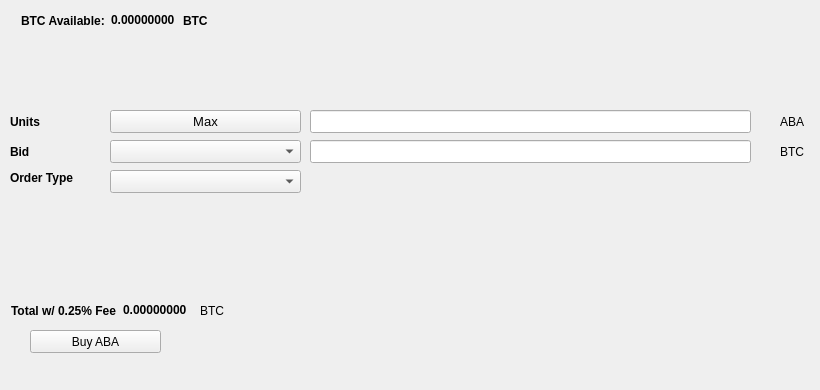
   <widget class="QWidget" name="BuyTab">
    <attribute name="title">
     <string>Buy</string>
    </attribute>
    <widget class="QPushButton" name="BuyXXX">
     <property name="geometry">
      <rect>
       <x>30</x>
       <y>330</y>
       <width>131</width>
       <height>23</height>
      </rect>
     </property>
     <property name="text">
      <string>Buy ABA</string>
     </property>
     <property name="icon">
      <iconset resource="../smrtc.qrc">
       <normaloff>:/icons/bitcoin</normaloff>:/icons/bitcoin</iconset>
     </property>
    </widget>
    <widget class="QLabel" name="label_3">
     <property name="geometry">
      <rect>
       <x>10</x>
       <y>110</y>
       <width>46</width>
       <height>23</height>
      </rect>
     </property>
     <property name="font">
      <font>
       <weight>75</weight>
       <bold>true</bold>
      </font>
     </property>
     <property name="text">
      <string>Units</string>
     </property>
    </widget>
    <widget class="QLineEdit" name="UnitsInput">
     <property name="geometry">
      <rect>
       <x>310</x>
       <y>110</y>
       <width>441</width>
       <height>23</height>
      </rect>
     </property>
     <property name="font">
      <font>
       <pointsize>9</pointsize>
       <weight>75</weight>
       <bold>true</bold>
      </font>
     </property>
    </widget>
    <widget class="QLineEdit" name="BuyBidPriceEdit">
     <property name="geometry">
      <rect>
       <x>310</x>
       <y>140</y>
       <width>441</width>
       <height>23</height>
      </rect>
     </property>
     <property name="font">
      <font>
       <pointsize>9</pointsize>
       <weight>75</weight>
       <bold>true</bold>
      </font>
     </property>
    </widget>
    <widget class="QLabel" name="label_4">
     <property name="geometry">
      <rect>
       <x>780</x>
       <y>110</y>
       <width>31</width>
       <height>23</height>
      </rect>
     </property>
     <property name="text">
      <string>ABA</string>
     </property>
    </widget>
    <widget class="QLabel" name="label_5">
     <property name="geometry">
      <rect>
       <x>780</x>
       <y>140</y>
       <width>31</width>
       <height>23</height>
      </rect>
     </property>
     <property name="text">
      <string>BTC</string>
     </property>
    </widget>
    <widget class="QLabel" name="label_6">
     <property name="geometry">
      <rect>
       <x>10</x>
       <y>140</y>
       <width>46</width>
       <height>23</height>
      </rect>
     </property>
     <property name="font">
      <font>
       <weight>75</weight>
       <bold>true</bold>
      </font>
     </property>
     <property name="text">
      <string>Bid</string>
     </property>
    </widget>
    <widget class="QLabel" name="label_7">
     <property name="geometry">
      <rect>
       <x>10</x>
       <y>170</y>
       <width>91</width>
       <height>16</height>
      </rect>
     </property>
     <property name="font">
      <font>
       <weight>75</weight>
       <bold>true</bold>
      </font>
     </property>
     <property name="text">
      <string>Order Type</string>
     </property>
    </widget>
    <widget class="QPushButton" name="Buy_Max_Amount">
     <property name="geometry">
      <rect>
       <x>110</x>
       <y>110</y>
       <width>191</width>
       <height>23</height>
      </rect>
     </property>
     <property name="font">
      <font>
       <pointsize>10</pointsize>
      </font>
     </property>
     <property name="text">
      <string>Max</string>
     </property>
    </widget>
    <widget class="QComboBox" name="BuyBidcomboBox">
     <property name="geometry">
      <rect>
       <x>110</x>
       <y>140</y>
       <width>191</width>
       <height>23</height>
      </rect>
     </property>
     <property name="font">
      <font>
       <pointsize>10</pointsize>
      </font>
     </property>
    </widget>
    <widget class="QComboBox" name="buyOrdertypeCombo">
     <property name="geometry">
      <rect>
       <x>110</x>
       <y>170</y>
       <width>191</width>
       <height>23</height>
      </rect>
     </property>
     <property name="font">
      <font>
       <pointsize>10</pointsize>
      </font>
     </property>
    </widget>
    <widget class="QWidget" name="layoutWidget1">
     <property name="geometry">
      <rect>
       <x>21</x>
       <y>11</y>
       <width>227</width>
       <height>19</height>
      </rect>
     </property>
     <layout class="QHBoxLayout" name="horizontalLayout_3">
      <item>
       <widget class="QLabel" name="label232">
        <property name="font">
         <font>
          <weight>75</weight>
          <bold>true</bold>
         </font>
        </property>
        <property name="text">
         <string>BTC Available:</string>
        </property>
       </widget>
      </item>
      <item>
       <widget class="QLabel" name="BtcAvailableLbl">
        <property name="palette">
         <palette>
          <active>
           <colorrole role="WindowText">
            <brush brushstyle="SolidPattern">
             <color alpha="255">
              <red>0</red>
              <green>0</green>
              <blue>0</blue>
             </color>
            </brush>
           </colorrole>
           <colorrole role="Button">
            <brush brushstyle="SolidPattern">
             <color alpha="255">
              <red>0</red>
              <green>170</green>
              <blue>0</blue>
             </color>
            </brush>
           </colorrole>
           <colorrole role="Light">
            <brush brushstyle="SolidPattern">
             <color alpha="255">
              <red>0</red>
              <green>255</green>
              <blue>0</blue>
             </color>
            </brush>
           </colorrole>
           <colorrole role="Midlight">
            <brush brushstyle="SolidPattern">
             <color alpha="255">
              <red>0</red>
              <green>212</green>
              <blue>0</blue>
             </color>
            </brush>
           </colorrole>
           <colorrole role="Dark">
            <brush brushstyle="SolidPattern">
             <color alpha="255">
              <red>0</red>
              <green>85</green>
              <blue>0</blue>
             </color>
            </brush>
           </colorrole>
           <colorrole role="Mid">
            <brush brushstyle="SolidPattern">
             <color alpha="255">
              <red>0</red>
              <green>113</green>
              <blue>0</blue>
             </color>
            </brush>
           </colorrole>
           <colorrole role="Text">
            <brush brushstyle="SolidPattern">
             <color alpha="255">
              <red>0</red>
              <green>170</green>
              <blue>0</blue>
             </color>
            </brush>
           </colorrole>
           <colorrole role="BrightText">
            <brush brushstyle="SolidPattern">
             <color alpha="255">
              <red>255</red>
              <green>255</green>
              <blue>255</blue>
             </color>
            </brush>
           </colorrole>
           <colorrole role="ButtonText">
            <brush brushstyle="SolidPattern">
             <color alpha="255">
              <red>0</red>
              <green>0</green>
              <blue>0</blue>
             </color>
            </brush>
           </colorrole>
           <colorrole role="Base">
            <brush brushstyle="SolidPattern">
             <color alpha="255">
              <red>255</red>
              <green>255</green>
              <blue>255</blue>
             </color>
            </brush>
           </colorrole>
           <colorrole role="Window">
            <brush brushstyle="SolidPattern">
             <color alpha="255">
              <red>0</red>
              <green>170</green>
              <blue>0</blue>
             </color>
            </brush>
           </colorrole>
           <colorrole role="Shadow">
            <brush brushstyle="SolidPattern">
             <color alpha="255">
              <red>0</red>
              <green>0</green>
              <blue>0</blue>
             </color>
            </brush>
           </colorrole>
           <colorrole role="AlternateBase">
            <brush brushstyle="SolidPattern">
             <color alpha="255">
              <red>127</red>
              <green>212</green>
              <blue>127</blue>
             </color>
            </brush>
           </colorrole>
           <colorrole role="ToolTipBase">
            <brush brushstyle="SolidPattern">
             <color alpha="255">
              <red>255</red>
              <green>255</green>
              <blue>220</blue>
             </color>
            </brush>
           </colorrole>
           <colorrole role="ToolTipText">
            <brush brushstyle="SolidPattern">
             <color alpha="255">
              <red>0</red>
              <green>0</green>
              <blue>0</blue>
             </color>
            </brush>
           </colorrole>
          </active>
          <inactive>
           <colorrole role="WindowText">
            <brush brushstyle="SolidPattern">
             <color alpha="255">
              <red>0</red>
              <green>0</green>
              <blue>0</blue>
             </color>
            </brush>
           </colorrole>
           <colorrole role="Button">
            <brush brushstyle="SolidPattern">
             <color alpha="255">
              <red>0</red>
              <green>170</green>
              <blue>0</blue>
             </color>
            </brush>
           </colorrole>
           <colorrole role="Light">
            <brush brushstyle="SolidPattern">
             <color alpha="255">
              <red>0</red>
              <green>255</green>
              <blue>0</blue>
             </color>
            </brush>
           </colorrole>
           <colorrole role="Midlight">
            <brush brushstyle="SolidPattern">
             <color alpha="255">
              <red>0</red>
              <green>212</green>
              <blue>0</blue>
             </color>
            </brush>
           </colorrole>
           <colorrole role="Dark">
            <brush brushstyle="SolidPattern">
             <color alpha="255">
              <red>0</red>
              <green>85</green>
              <blue>0</blue>
             </color>
            </brush>
           </colorrole>
           <colorrole role="Mid">
            <brush brushstyle="SolidPattern">
             <color alpha="255">
              <red>0</red>
              <green>113</green>
              <blue>0</blue>
             </color>
            </brush>
           </colorrole>
           <colorrole role="Text">
            <brush brushstyle="SolidPattern">
             <color alpha="255">
              <red>0</red>
              <green>170</green>
              <blue>0</blue>
             </color>
            </brush>
           </colorrole>
           <colorrole role="BrightText">
            <brush brushstyle="SolidPattern">
             <color alpha="255">
              <red>255</red>
              <green>255</green>
              <blue>255</blue>
             </color>
            </brush>
           </colorrole>
           <colorrole role="ButtonText">
            <brush brushstyle="SolidPattern">
             <color alpha="255">
              <red>0</red>
              <green>0</green>
              <blue>0</blue>
             </color>
            </brush>
           </colorrole>
           <colorrole role="Base">
            <brush brushstyle="SolidPattern">
             <color alpha="255">
              <red>255</red>
              <green>255</green>
              <blue>255</blue>
             </color>
            </brush>
           </colorrole>
           <colorrole role="Window">
            <brush brushstyle="SolidPattern">
             <color alpha="255">
              <red>0</red>
              <green>170</green>
              <blue>0</blue>
             </color>
            </brush>
           </colorrole>
           <colorrole role="Shadow">
            <brush brushstyle="SolidPattern">
             <color alpha="255">
              <red>0</red>
              <green>0</green>
              <blue>0</blue>
             </color>
            </brush>
           </colorrole>
           <colorrole role="AlternateBase">
            <brush brushstyle="SolidPattern">
             <color alpha="255">
              <red>127</red>
              <green>212</green>
              <blue>127</blue>
             </color>
            </brush>
           </colorrole>
           <colorrole role="ToolTipBase">
            <brush brushstyle="SolidPattern">
             <color alpha="255">
              <red>255</red>
              <green>255</green>
              <blue>220</blue>
             </color>
            </brush>
           </colorrole>
           <colorrole role="ToolTipText">
            <brush brushstyle="SolidPattern">
             <color alpha="255">
              <red>0</red>
              <green>0</green>
              <blue>0</blue>
             </color>
            </brush>
           </colorrole>
          </inactive>
          <disabled>
           <colorrole role="WindowText">
            <brush brushstyle="SolidPattern">
             <color alpha="255">
              <red>0</red>
              <green>85</green>
              <blue>0</blue>
             </color>
            </brush>
           </colorrole>
           <colorrole role="Button">
            <brush brushstyle="SolidPattern">
             <color alpha="255">
              <red>0</red>
              <green>170</green>
              <blue>0</blue>
             </color>
            </brush>
           </colorrole>
           <colorrole role="Light">
            <brush brushstyle="SolidPattern">
             <color alpha="255">
              <red>0</red>
              <green>255</green>
              <blue>0</blue>
             </color>
            </brush>
           </colorrole>
           <colorrole role="Midlight">
            <brush brushstyle="SolidPattern">
             <color alpha="255">
              <red>0</red>
              <green>212</green>
              <blue>0</blue>
             </color>
            </brush>
           </colorrole>
           <colorrole role="Dark">
            <brush brushstyle="SolidPattern">
             <color alpha="255">
              <red>0</red>
              <green>85</green>
              <blue>0</blue>
             </color>
            </brush>
           </colorrole>
           <colorrole role="Mid">
            <brush brushstyle="SolidPattern">
             <color alpha="255">
              <red>0</red>
              <green>113</green>
              <blue>0</blue>
             </color>
            </brush>
           </colorrole>
           <colorrole role="Text">
            <brush brushstyle="SolidPattern">
             <color alpha="255">
              <red>0</red>
              <green>85</green>
              <blue>0</blue>
             </color>
            </brush>
           </colorrole>
           <colorrole role="BrightText">
            <brush brushstyle="SolidPattern">
             <color alpha="255">
              <red>255</red>
              <green>255</green>
              <blue>255</blue>
             </color>
            </brush>
           </colorrole>
           <colorrole role="ButtonText">
            <brush brushstyle="SolidPattern">
             <color alpha="255">
              <red>0</red>
              <green>85</green>
              <blue>0</blue>
             </color>
            </brush>
           </colorrole>
           <colorrole role="Base">
            <brush brushstyle="SolidPattern">
             <color alpha="255">
              <red>0</red>
              <green>170</green>
              <blue>0</blue>
             </color>
            </brush>
           </colorrole>
           <colorrole role="Window">
            <brush brushstyle="SolidPattern">
             <color alpha="255">
              <red>0</red>
              <green>170</green>
              <blue>0</blue>
             </color>
            </brush>
           </colorrole>
           <colorrole role="Shadow">
            <brush brushstyle="SolidPattern">
             <color alpha="255">
              <red>0</red>
              <green>0</green>
              <blue>0</blue>
             </color>
            </brush>
           </colorrole>
           <colorrole role="AlternateBase">
            <brush brushstyle="SolidPattern">
             <color alpha="255">
              <red>0</red>
              <green>170</green>
              <blue>0</blue>
             </color>
            </brush>
           </colorrole>
           <colorrole role="ToolTipBase">
            <brush brushstyle="SolidPattern">
             <color alpha="255">
              <red>255</red>
              <green>255</green>
              <blue>220</blue>
             </color>
            </brush>
           </colorrole>
           <colorrole role="ToolTipText">
            <brush brushstyle="SolidPattern">
             <color alpha="255">
              <red>0</red>
              <green>0</green>
              <blue>0</blue>
             </color>
            </brush>
           </colorrole>
          </disabled>
         </palette>
        </property>
        <property name="font">
         <font>
          <weight>75</weight>
          <bold>true</bold>
         </font>
        </property>
        <property name="text">
         <string>0.00000000</string>
        </property>
        <property name="textInteractionFlags">
         <set>Qt::LinksAccessibleByMouse|Qt::TextSelectableByKeyboard|Qt::TextSelectableByMouse</set>
        </property>
       </widget>
      </item>
      <item>
       <widget class="QLabel" name="BtcAvailableLbl_2">
        <property name="font">
         <font>
          <weight>75</weight>
          <bold>true</bold>
         </font>
        </property>
        <property name="text">
         <string>BTC</string>
        </property>
       </widget>
      </item>
     </layout>
    </widget>
    <widget class="QWidget" name="layoutWidge2">
     <property name="geometry">
      <rect>
       <x>11</x>
       <y>301</y>
       <width>259</width>
       <height>19</height>
      </rect>
     </property>
     <layout class="QHBoxLayout" name="horizontalLayout_4">
      <item>
       <widget class="QLabel" name="label_9">
        <property name="font">
         <font>
          <weight>75</weight>
          <bold>true</bold>
         </font>
        </property>
        <property name="text">
         <string>Total w/ 0.25% Fee</string>
        </property>
       </widget>
      </item>
      <item>
       <widget class="QLabel" name="BuyCostLabel">
        <property name="palette">
         <palette>
          <active>
           <colorrole role="WindowText">
            <brush brushstyle="SolidPattern">
             <color alpha="255">
              <red>0</red>
              <green>0</green>
              <blue>0</blue>
             </color>
            </brush>
           </colorrole>
           <colorrole role="Button">
            <brush brushstyle="SolidPattern">
             <color alpha="255">
              <red>0</red>
              <green>170</green>
              <blue>0</blue>
             </color>
            </brush>
           </colorrole>
           <colorrole role="Light">
            <brush brushstyle="SolidPattern">
             <color alpha="255">
              <red>0</red>
              <green>255</green>
              <blue>0</blue>
             </color>
            </brush>
           </colorrole>
           <colorrole role="Midlight">
            <brush brushstyle="SolidPattern">
             <color alpha="255">
              <red>0</red>
              <green>212</green>
              <blue>0</blue>
             </color>
            </brush>
           </colorrole>
           <colorrole role="Dark">
            <brush brushstyle="SolidPattern">
             <color alpha="255">
              <red>0</red>
              <green>85</green>
              <blue>0</blue>
             </color>
            </brush>
           </colorrole>
           <colorrole role="Mid">
            <brush brushstyle="SolidPattern">
             <color alpha="255">
              <red>0</red>
              <green>113</green>
              <blue>0</blue>
             </color>
            </brush>
           </colorrole>
           <colorrole role="Text">
            <brush brushstyle="SolidPattern">
             <color alpha="255">
              <red>0</red>
              <green>170</green>
              <blue>0</blue>
             </color>
            </brush>
           </colorrole>
           <colorrole role="BrightText">
            <brush brushstyle="SolidPattern">
             <color alpha="255">
              <red>255</red>
              <green>255</green>
              <blue>255</blue>
             </color>
            </brush>
           </colorrole>
           <colorrole role="ButtonText">
            <brush brushstyle="SolidPattern">
             <color alpha="255">
              <red>0</red>
              <green>0</green>
              <blue>0</blue>
             </color>
            </brush>
           </colorrole>
           <colorrole role="Base">
            <brush brushstyle="SolidPattern">
             <color alpha="255">
              <red>255</red>
              <green>255</green>
              <blue>255</blue>
             </color>
            </brush>
           </colorrole>
           <colorrole role="Window">
            <brush brushstyle="SolidPattern">
             <color alpha="255">
              <red>0</red>
              <green>170</green>
              <blue>0</blue>
             </color>
            </brush>
           </colorrole>
           <colorrole role="Shadow">
            <brush brushstyle="SolidPattern">
             <color alpha="255">
              <red>0</red>
              <green>0</green>
              <blue>0</blue>
             </color>
            </brush>
           </colorrole>
           <colorrole role="AlternateBase">
            <brush brushstyle="SolidPattern">
             <color alpha="255">
              <red>127</red>
              <green>212</green>
              <blue>127</blue>
             </color>
            </brush>
           </colorrole>
           <colorrole role="ToolTipBase">
            <brush brushstyle="SolidPattern">
             <color alpha="255">
              <red>255</red>
              <green>255</green>
              <blue>220</blue>
             </color>
            </brush>
           </colorrole>
           <colorrole role="ToolTipText">
            <brush brushstyle="SolidPattern">
             <color alpha="255">
              <red>0</red>
              <green>0</green>
              <blue>0</blue>
             </color>
            </brush>
           </colorrole>
          </active>
          <inactive>
           <colorrole role="WindowText">
            <brush brushstyle="SolidPattern">
             <color alpha="255">
              <red>0</red>
              <green>0</green>
              <blue>0</blue>
             </color>
            </brush>
           </colorrole>
           <colorrole role="Button">
            <brush brushstyle="SolidPattern">
             <color alpha="255">
              <red>0</red>
              <green>170</green>
              <blue>0</blue>
             </color>
            </brush>
           </colorrole>
           <colorrole role="Light">
            <brush brushstyle="SolidPattern">
             <color alpha="255">
              <red>0</red>
              <green>255</green>
              <blue>0</blue>
             </color>
            </brush>
           </colorrole>
           <colorrole role="Midlight">
            <brush brushstyle="SolidPattern">
             <color alpha="255">
              <red>0</red>
              <green>212</green>
              <blue>0</blue>
             </color>
            </brush>
           </colorrole>
           <colorrole role="Dark">
            <brush brushstyle="SolidPattern">
             <color alpha="255">
              <red>0</red>
              <green>85</green>
              <blue>0</blue>
             </color>
            </brush>
           </colorrole>
           <colorrole role="Mid">
            <brush brushstyle="SolidPattern">
             <color alpha="255">
              <red>0</red>
              <green>113</green>
              <blue>0</blue>
             </color>
            </brush>
           </colorrole>
           <colorrole role="Text">
            <brush brushstyle="SolidPattern">
             <color alpha="255">
              <red>0</red>
              <green>170</green>
              <blue>0</blue>
             </color>
            </brush>
           </colorrole>
           <colorrole role="BrightText">
            <brush brushstyle="SolidPattern">
             <color alpha="255">
              <red>255</red>
              <green>255</green>
              <blue>255</blue>
             </color>
            </brush>
           </colorrole>
           <colorrole role="ButtonText">
            <brush brushstyle="SolidPattern">
             <color alpha="255">
              <red>0</red>
              <green>0</green>
              <blue>0</blue>
             </color>
            </brush>
           </colorrole>
           <colorrole role="Base">
            <brush brushstyle="SolidPattern">
             <color alpha="255">
              <red>255</red>
              <green>255</green>
              <blue>255</blue>
             </color>
            </brush>
           </colorrole>
           <colorrole role="Window">
            <brush brushstyle="SolidPattern">
             <color alpha="255">
              <red>0</red>
              <green>170</green>
              <blue>0</blue>
             </color>
            </brush>
           </colorrole>
           <colorrole role="Shadow">
            <brush brushstyle="SolidPattern">
             <color alpha="255">
              <red>0</red>
              <green>0</green>
              <blue>0</blue>
             </color>
            </brush>
           </colorrole>
           <colorrole role="AlternateBase">
            <brush brushstyle="SolidPattern">
             <color alpha="255">
              <red>127</red>
              <green>212</green>
              <blue>127</blue>
             </color>
            </brush>
           </colorrole>
           <colorrole role="ToolTipBase">
            <brush brushstyle="SolidPattern">
             <color alpha="255">
              <red>255</red>
              <green>255</green>
              <blue>220</blue>
             </color>
            </brush>
           </colorrole>
           <colorrole role="ToolTipText">
            <brush brushstyle="SolidPattern">
             <color alpha="255">
              <red>0</red>
              <green>0</green>
              <blue>0</blue>
             </color>
            </brush>
           </colorrole>
          </inactive>
          <disabled>
           <colorrole role="WindowText">
            <brush brushstyle="SolidPattern">
             <color alpha="255">
              <red>0</red>
              <green>85</green>
              <blue>0</blue>
             </color>
            </brush>
           </colorrole>
           <colorrole role="Button">
            <brush brushstyle="SolidPattern">
             <color alpha="255">
              <red>0</red>
              <green>170</green>
              <blue>0</blue>
             </color>
            </brush>
           </colorrole>
           <colorrole role="Light">
            <brush brushstyle="SolidPattern">
             <color alpha="255">
              <red>0</red>
              <green>255</green>
              <blue>0</blue>
             </color>
            </brush>
           </colorrole>
           <colorrole role="Midlight">
            <brush brushstyle="SolidPattern">
             <color alpha="255">
              <red>0</red>
              <green>212</green>
              <blue>0</blue>
             </color>
            </brush>
           </colorrole>
           <colorrole role="Dark">
            <brush brushstyle="SolidPattern">
             <color alpha="255">
              <red>0</red>
              <green>85</green>
              <blue>0</blue>
             </color>
            </brush>
           </colorrole>
           <colorrole role="Mid">
            <brush brushstyle="SolidPattern">
             <color alpha="255">
              <red>0</red>
              <green>113</green>
              <blue>0</blue>
             </color>
            </brush>
           </colorrole>
           <colorrole role="Text">
            <brush brushstyle="SolidPattern">
             <color alpha="255">
              <red>0</red>
              <green>85</green>
              <blue>0</blue>
             </color>
            </brush>
           </colorrole>
           <colorrole role="BrightText">
            <brush brushstyle="SolidPattern">
             <color alpha="255">
              <red>255</red>
              <green>255</green>
              <blue>255</blue>
             </color>
            </brush>
           </colorrole>
           <colorrole role="ButtonText">
            <brush brushstyle="SolidPattern">
             <color alpha="255">
              <red>0</red>
              <green>85</green>
              <blue>0</blue>
             </color>
            </brush>
           </colorrole>
           <colorrole role="Base">
            <brush brushstyle="SolidPattern">
             <color alpha="255">
              <red>0</red>
              <green>170</green>
              <blue>0</blue>
             </color>
            </brush>
           </colorrole>
           <colorrole role="Window">
            <brush brushstyle="SolidPattern">
             <color alpha="255">
              <red>0</red>
              <green>170</green>
              <blue>0</blue>
             </color>
            </brush>
           </colorrole>
           <colorrole role="Shadow">
            <brush brushstyle="SolidPattern">
             <color alpha="255">
              <red>0</red>
              <green>0</green>
              <blue>0</blue>
             </color>
            </brush>
           </colorrole>
           <colorrole role="AlternateBase">
            <brush brushstyle="SolidPattern">
             <color alpha="255">
              <red>0</red>
              <green>170</green>
              <blue>0</blue>
             </color>
            </brush>
           </colorrole>
           <colorrole role="ToolTipBase">
            <brush brushstyle="SolidPattern">
             <color alpha="255">
              <red>255</red>
              <green>255</green>
              <blue>220</blue>
             </color>
            </brush>
           </colorrole>
           <colorrole role="ToolTipText">
            <brush brushstyle="SolidPattern">
             <color alpha="255">
              <red>0</red>
              <green>0</green>
              <blue>0</blue>
             </color>
            </brush>
           </colorrole>
          </disabled>
         </palette>
        </property>
        <property name="font">
         <font>
          <weight>75</weight>
          <bold>true</bold>
         </font>
        </property>
        <property name="autoFillBackground">
         <bool>false</bool>
        </property>
        <property name="text">
         <string>0.00000000</string>
        </property>
        <property name="textInteractionFlags">
         <set>Qt::LinksAccessibleByMouse|Qt::TextSelectableByMouse</set>
        </property>
       </widget>
      </item>
      <item>
       <widget class="QLabel" name="label_10">
        <property name="font">
         <font>
          <weight>50</weight>
          <bold>false</bold>
         </font>
        </property>
        <property name="text">
         <string>BTC</string>
        </property>
       </widget>
      </item>
     </layout>
    </widget>
    <widget class="QLabel" name="label_24">
     <property name="geometry">
      <rect>
       <x>460</x>
       <y>300</y>
       <width>281</width>
       <height>81</height>
      </rect>
     </property>
     <property name="text">
      <string/>
     </property>
     <property name="pixmap">
      <pixmap>:/images/bittrex</pixmap>
     </property>
    </widget>
   </widget>
